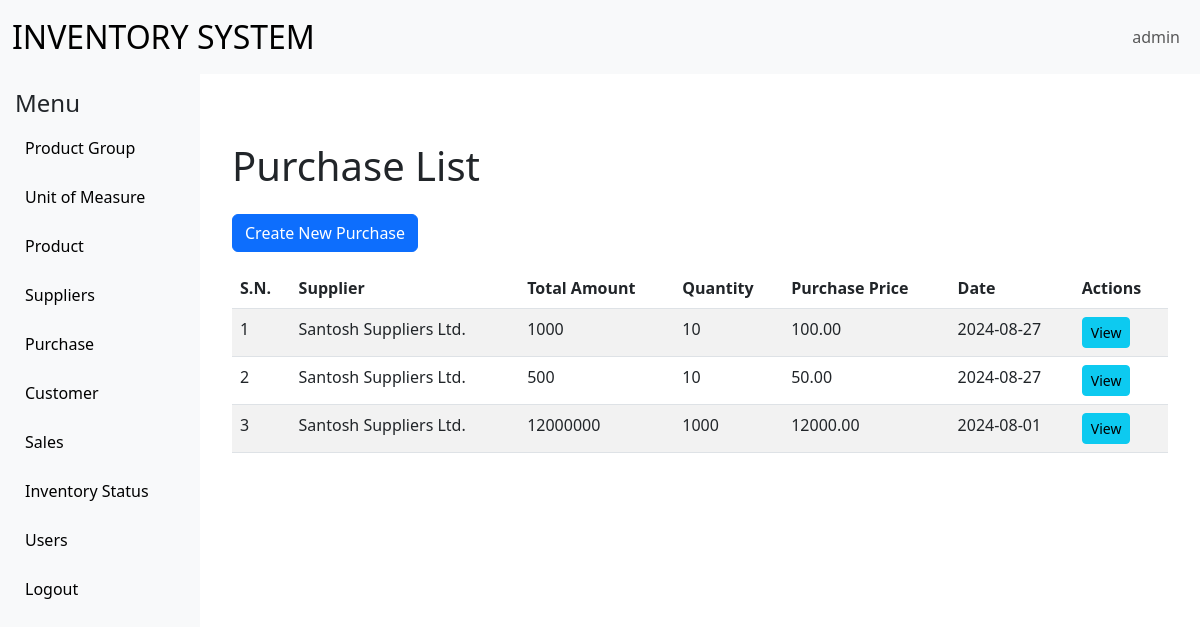
/purchasesystem/PurchaseList.php (signed in), run on the app's committed database.
### tables this page shows
CREATE TABLE `Purchases` (
  `id` int(11) NOT NULL,
  `supplier_id` int(11) DEFAULT NULL,
  `purchase_date` date DEFAULT NULL,
  `total_amount` decimal(10,2) DEFAULT NULL
);

CREATE TABLE `Suppliers` (
  `id` int(11) NOT NULL,
  `name` varchar(255) NOT NULL,
  `contact_info` text DEFAULT NULL,
  `status` enum('active','inactive') DEFAULT 'active'
);

CREATE TABLE `PurchaseItems` (
  `id` int(11) NOT NULL,
  `purchase_id` int(11) DEFAULT NULL,
  `product_id` int(11) DEFAULT NULL,
  `quantity` int(11) DEFAULT NULL,
  `unit_price` decimal(10,2) DEFAULT NULL,
  `total_price` decimal(10,2) GENERATED ALWAYS AS (`quantity` * `unit_price`) STORED
);

### purchasesystem/PurchaseList.php (the view)
<?php
include('../common/base.php');
$query = "
    SELECT p.id, s.name as supplier_name, p.purchase_date, p.total_amount,
           pi.quantity, pi.unit_price
    FROM Purchases p
    JOIN Suppliers s ON p.supplier_id = s.id
    JOIN PurchaseItems pi ON p.id = pi.purchase_id
";
$purchases = $con->query($query);
?>
<div class="container mt-5">
    <h1 class="mb-4">Purchase List</h1>
    <a href="PurchaseCreate.php" class="btn btn-primary mb-3">Create New Purchase</a>
    <table class="table table-striped">
        <thead>
            <tr>
                <th>S.N.</th>
                <th>Supplier</th>
                <th>Total Amount</th>
                <th>Quantity</th>
                <th>Purchase Price</th>
                <th>Date</th>
                <th>Actions</th>
            </tr>
        </thead>
        <tbody>
            <?php $counter = 0; ?>
            <?php while($row = $purchases->fetch_assoc()): ?>
            <tr>
                <td><?php echo ++$counter; ?></td>
                <td><?php echo htmlspecialchars($row['supplier_name']); ?></td>
                <td><?php echo htmlspecialchars($row['quantity'] * $row['unit_price']); ?></td>
                <td><?php echo htmlspecialchars($row['quantity']); ?></td>
                <td><?php echo htmlspecialchars($row['unit_price']); ?></td>
                <td><?php echo htmlspecialchars($row['purchase_date']); ?></td>
                <td>
                    <a href="PurchaseView.php?id=<?php echo htmlspecialchars($row['id']); ?>" class="btn btn-info btn-sm">View</a>
                </td>
            </tr>
            <?php endwhile; ?>
        </tbody>
    </table>
</div>
<?php include('../common/footer.php'); ?>

### common/base.php (style rules this page uses)
body { overflow-x: hidden; }

### data on the page
purchases: supplier.name "Santosh Suppliers Ltd.", purchaseitems.quantity+unit_price "1000", purchaseitems.quantity "10", purchaseitems.unit_price "100.00", purchase_date "2024-08-27", purchaseitems.quantity+unit_price "500", purchaseitems.unit_price "50.00"
purchases: supplier.name "Santosh Suppliers Ltd.", purchaseitems.quantity+unit_price "12000000", purchaseitems.quantity "1000", purchaseitems.unit_price "12000.00", purchase_date "2024-08-01"

### other printed values
$_SESSION['username'] "admin"
